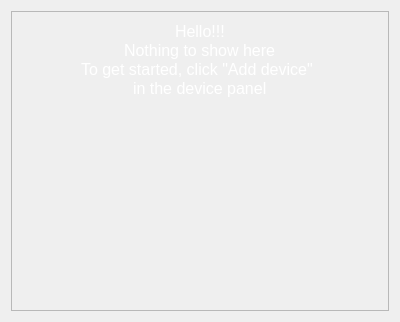
<?xml version="1.0" encoding="UTF-8"?>
<ui version="4.0">
 <class>NoDeviceWidget</class>
 <widget class="QWidget" name="NoDeviceWidget">
  <property name="geometry">
   <rect>
    <x>0</x>
    <y>0</y>
    <width>400</width>
    <height>318</height>
   </rect>
  </property>
  <property name="windowTitle">
   <string>Form</string>
  </property>
  <property name="styleSheet">
   <string notr="true">color: rgb(255, 255, 255);</string>
  </property>
  <layout class="QVBoxLayout" name="verticalLayout">
   <item>
    <widget class="QFrame" name="frame_5">
     <property name="sizePolicy">
      <sizepolicy hsizetype="Expanding" vsizetype="Expanding">
       <horstretch>0</horstretch>
       <verstretch>0</verstretch>
      </sizepolicy>
     </property>
     <property name="minimumSize">
      <size>
       <width>0</width>
       <height>300</height>
      </size>
     </property>
     <property name="frameShape">
      <enum>QFrame::StyledPanel</enum>
     </property>
     <property name="frameShadow">
      <enum>QFrame::Raised</enum>
     </property>
     <layout class="QVBoxLayout" name="verticalLayout_2">
      <property name="spacing">
       <number>0</number>
      </property>
      <property name="leftMargin">
       <number>0</number>
      </property>
      <property name="topMargin">
       <number>0</number>
      </property>
      <property name="rightMargin">
       <number>0</number>
      </property>
      <property name="bottomMargin">
       <number>40</number>
      </property>
      <item>
       <spacer name="verticalSpacer_3">
        <property name="orientation">
         <enum>Qt::Vertical</enum>
        </property>
        <property name="sizeHint" stdset="0">
         <size>
          <width>20</width>
          <height>40</height>
         </size>
        </property>
       </spacer>
      </item>
      <item alignment="Qt::AlignHCenter|Qt::AlignTop">
       <widget class="QLabel" name="label_7">
        <property name="font">
         <font>
          <pointsize>12</pointsize>
         </font>
        </property>
        <property name="text">
         <string>Hello!!!</string>
        </property>
       </widget>
      </item>
      <item alignment="Qt::AlignHCenter|Qt::AlignVCenter">
       <widget class="QLabel" name="label_8">
        <property name="font">
         <font>
          <pointsize>12</pointsize>
         </font>
        </property>
        <property name="text">
         <string>Nothing to show here</string>
        </property>
       </widget>
      </item>
      <item alignment="Qt::AlignHCenter|Qt::AlignBottom">
       <widget class="QLabel" name="label_9">
        <property name="enabled">
         <bool>true</bool>
        </property>
        <property name="font">
         <font>
          <pointsize>12</pointsize>
         </font>
        </property>
        <property name="text">
         <string>To get started, click &quot;Add device&quot; </string>
        </property>
       </widget>
      </item>
      <item alignment="Qt::AlignHCenter">
       <widget class="QLabel" name="label">
        <property name="font">
         <font>
          <pointsize>12</pointsize>
         </font>
        </property>
        <property name="text">
         <string>in the device panel</string>
        </property>
       </widget>
      </item>
      <item>
       <spacer name="verticalSpacer_2">
        <property name="orientation">
         <enum>Qt::Vertical</enum>
        </property>
        <property name="sizeType">
         <enum>QSizePolicy::Expanding</enum>
        </property>
        <property name="sizeHint" stdset="0">
         <size>
          <width>20</width>
          <height>40</height>
         </size>
        </property>
       </spacer>
      </item>
      <item alignment="Qt::AlignHCenter|Qt::AlignVCenter">
       <widget class="QLabel" name="factoryPic">
        <property name="sizePolicy">
         <sizepolicy hsizetype="Preferred" vsizetype="Preferred">
          <horstretch>1</horstretch>
          <verstretch>0</verstretch>
         </sizepolicy>
        </property>
        <property name="minimumSize">
         <size>
          <width>273</width>
          <height>151</height>
         </size>
        </property>
        <property name="maximumSize">
         <size>
          <width>273</width>
          <height>151</height>
         </size>
        </property>
        <property name="sizeIncrement">
         <size>
          <width>0</width>
          <height>0</height>
         </size>
        </property>
        <property name="text">
         <string/>
        </property>
        <property name="pixmap">
         <pixmap resource="../resoursec.qrc">:/images/icons/industrial_pic.png</pixmap>
        </property>
        <property name="scaledContents">
         <bool>true</bool>
        </property>
        <property name="alignment">
         <set>Qt::AlignCenter</set>
        </property>
       </widget>
      </item>
      <item>
       <spacer name="verticalSpacer">
        <property name="orientation">
         <enum>Qt::Vertical</enum>
        </property>
        <property name="sizeHint" stdset="0">
         <size>
          <width>20</width>
          <height>40</height>
         </size>
        </property>
       </spacer>
      </item>
     </layout>
    </widget>
   </item>
  </layout>
 </widget>
 <resources>
  <include location="../resoursec.qrc"/>
 </resources>
 <connections/>
</ui>
